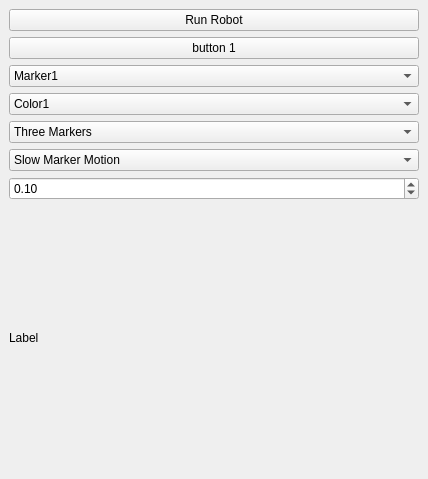
<?xml version="1.0" encoding="UTF-8"?>
<ui version="4.0">
 <class>SamplePlugin</class>
 <widget class="QDockWidget" name="SamplePlugin">
  <property name="geometry">
   <rect>
    <x>0</x>
    <y>0</y>
    <width>428</width>
    <height>479</height>
   </rect>
  </property>
  <property name="windowTitle">
   <string>DockWidget</string>
  </property>
  <widget class="QWidget" name="dockWidgetContents">
   <layout class="QVBoxLayout" name="verticalLayout_2">
    <item>
     <layout class="QVBoxLayout" name="verticalLayout">
      <item>
       <widget class="QPushButton" name="_btn1">
        <property name="text">
         <string>Run Robot</string>
        </property>
       </widget>
      </item>
      <item>
       <widget class="QPushButton" name="_btn0">
        <property name="text">
         <string>button 1</string>
        </property>
       </widget>
      </item>
      <item>
       <widget class="QComboBox" name="_markerBox">
        <item>
         <property name="text">
          <string>Marker1</string>
         </property>
        </item>
        <item>
         <property name="text">
          <string>Marker2a</string>
         </property>
        </item>
        <item>
         <property name="text">
          <string>Marker2b</string>
         </property>
        </item>
        <item>
         <property name="text">
          <string>Marker3</string>
         </property>
        </item>
       </widget>
      </item>
      <item>
       <widget class="QComboBox" name="_backgroundBox">
        <item>
         <property name="text">
          <string>Color1</string>
         </property>
        </item>
        <item>
         <property name="text">
          <string>Color2</string>
         </property>
        </item>
        <item>
         <property name="text">
          <string>Color3</string>
         </property>
        </item>
        <item>
         <property name="text">
          <string>Lines1</string>
         </property>
        </item>
        <item>
         <property name="text">
          <string>Texture1</string>
         </property>
        </item>
        <item>
         <property name="text">
          <string>Texture2</string>
         </property>
        </item>
        <item>
         <property name="text">
          <string>Texture3</string>
         </property>
        </item>
       </widget>
      </item>
      <item>
       <widget class="QComboBox" name="_trackingType">
        <item>
         <property name="text">
          <string>Three Markers</string>
         </property>
        </item>
        <item>
         <property name="text">
          <string>Single Marker</string>
         </property>
        </item>
        <item>
         <property name="text">
          <string>Vision</string>
         </property>
        </item>
       </widget>
      </item>
      <item>
       <widget class="QComboBox" name="_motionSpeed">
        <item>
         <property name="text">
          <string>Slow Marker Motion</string>
         </property>
        </item>
        <item>
         <property name="text">
          <string>Medium Marker Motion</string>
         </property>
        </item>
        <item>
         <property name="text">
          <string>Fast Marker Motion</string>
         </property>
        </item>
       </widget>
      </item>
      <item>
       <widget class="QDoubleSpinBox" name="_spinBox">
        <property name="minimum">
         <double>0.010000000000000</double>
        </property>
        <property name="maximum">
         <double>1.000000000000000</double>
        </property>
        <property name="singleStep">
         <double>0.010000000000000</double>
        </property>
        <property name="value">
         <double>0.100000000000000</double>
        </property>
       </widget>
      </item>
      <item>
       <widget class="QLabel" name="_label">
        <property name="text">
         <string>Label</string>
        </property>
       </widget>
      </item>
     </layout>
    </item>
   </layout>
  </widget>
 </widget>
 <resources/>
 <connections/>
</ui>
